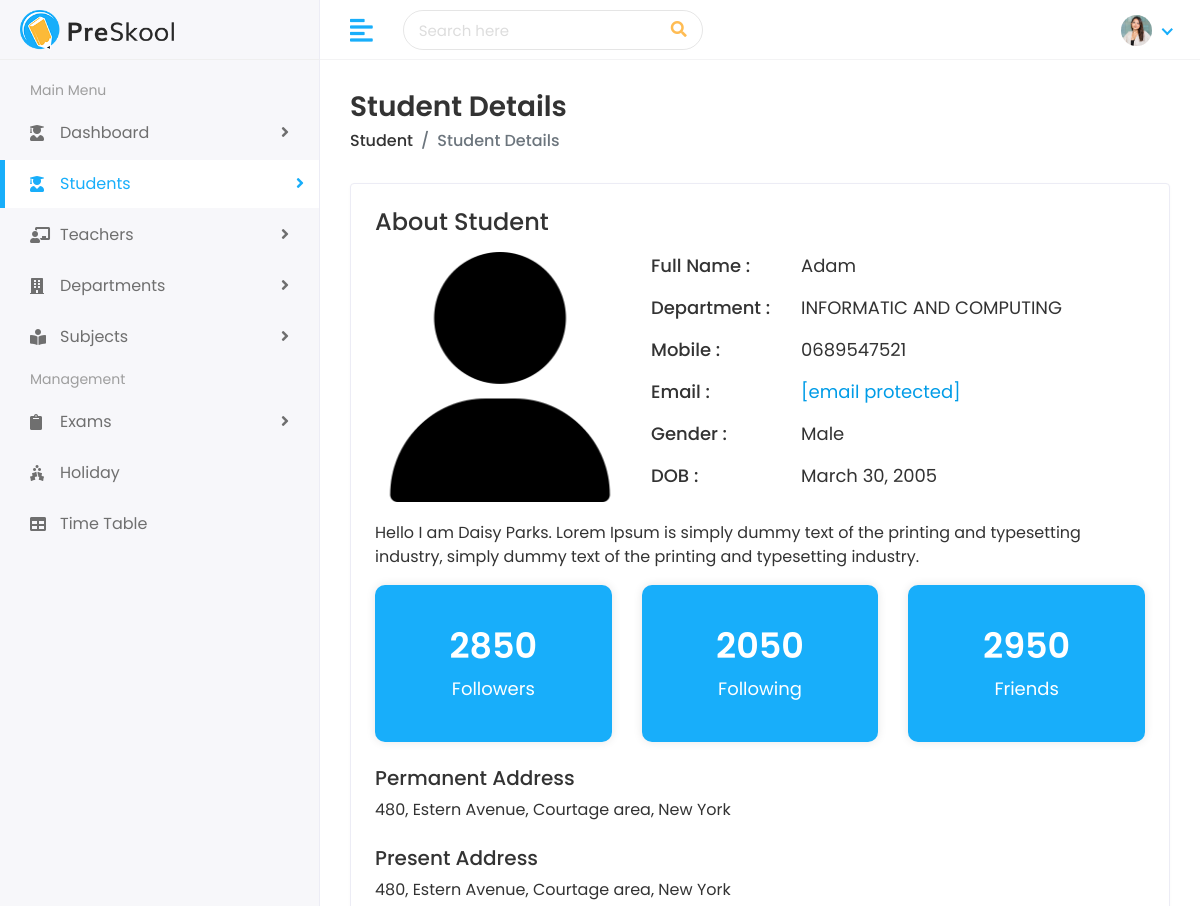
/student/students/3/ (signed in, upper part), run on an earlier commit of the app's database.
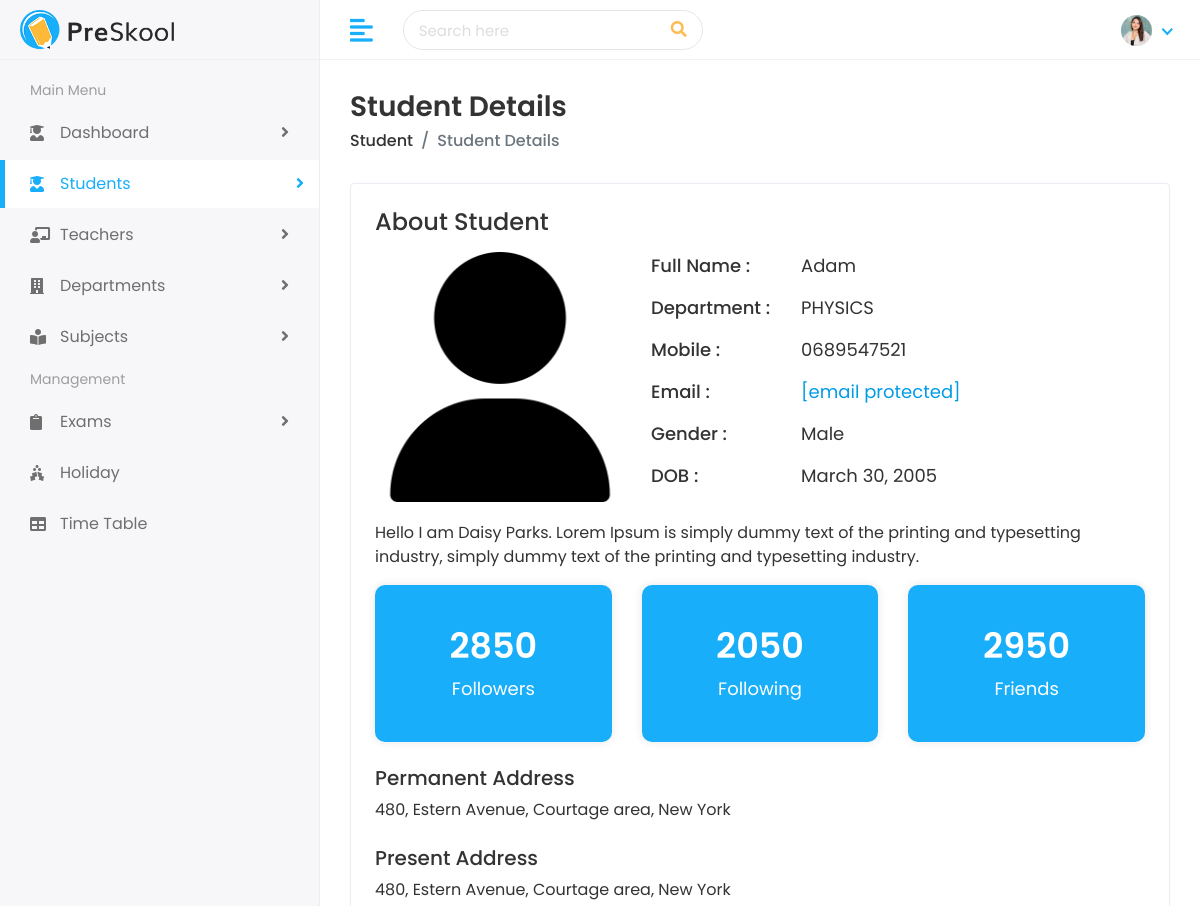
And on a later commit of the database.
### student/models.py (models this page shows, shortened)
class Student(models.Model):
    first_name = models.CharField(max_length=100)
    last_name = models.CharField(max_length=100)
    student_id = models.CharField(max_length=20, unique=True)
    gender = models.CharField(max_length=10, choices=[('Male','Male'), ('Female','Female')])
    date_of_birth = models.DateField()
    student_class = models.CharField(max_length=50)
    joining_date = models.DateField()
    mobile_number = models.CharField(max_length=15)
    admission_number = models.CharField(max_length=20)
    section = models.CharField(max_length=10)
    student_image = models.ImageField(upload_to='students/', blank=True)
    parent = models.OneToOneField(Parent, on_delete=models.CASCADE)
    departement = models.ForeignKey(
        Departement,
        on_delete=models.SET_NULL,
        null=True,
        blank=True,
        related_name='students'
    )

### departement/models.py (models this page shows, shortened)
class Departement(models.Model):
    name = models.CharField(max_length=150, unique=True)
    code = models.CharField(max_length=10, unique=True)
    description = models.TextField(blank=True, null=True)
    created_at = models.DateField(auto_now_add=True)

### student/views.py (the view)
# urls.py: path('students/<str:student_id>/', views.view_student, name='view_student'),
@login_required
def view_student(request, student_id):
    student = Student.objects.get(id=student_id)
    return render(request, 'students/student-details.html', {'student': student})

### templates/students/student-details.html (shortened to what this page needs)
{% extends 'Home/base.html' %}
{% load static %}
{% block body %}
<div class="page-wrapper">
<div class="content container-fluid">
<div class="page-header">
<div class="row">
<div class="col-sm-12">
<h3 class="page-title">Student Details</h3>
<ul class="breadcrumb">
<li class="breadcrumb-item"><a href="/student">Student</a></li>
<li class="breadcrumb-item active">Student Details</li>
</ul>
</div>
</div>
</div>
<div class="card">
<div class="card-body">
<div class="row">
<div class="col-md-12">
<div class="about-info">
{% if request.user.is_admin or request.user.is_teacher %}
<h4>About Student</h4>
{% endif %}
<div class="media mt-3">
<img src="{% if student.student_image %}{{ student.student_image.url }}{% else %}{%static 'assets/img/profiles/user.png'%}{% endif %}" class="mr-3" alt="Student Image">
<div class="media-body">
<ul>
<li>
<span class="title-span">Full Name : </span>
<span class="info-span">{{ student.first_name}}</span>
</li>
<li>
<span class="title-span">Department : </span>
<span class="info-span">{{student.departement.name}}</span>
</li>
<li>
<span class="title-span">Mobile : </span>
<span class="info-span">{{student.mobile_number}}</span>
</li>
<li>
<span class="title-span">Email : </span>
<span class="info-span"><a href="{{student.parent.father_email}}" class="__cf_email__" data-cfemail="7216131b010b32151f131b1e5c111d1f">[email&#160;protected]</a></span>
</li>
<li>
<span class="title-span">Gender : </span>
<span class="info-span">{{student.gender}}</span>
</li>
<li>
<span class="title-span">DOB : </span>
<span class="info-span">{{student.date_of_birth}}</span>
</li>
</ul>
</div>
</div>
<div class="row mt-3">
<div class="col-md-12">
<p>Hello I am Daisy Parks. Lorem Ipsum is simply dummy text of the printing and typesetting industry, simply dummy text of the printing and typesetting industry.</p>
</div>
</div>
<div class="row follow-sec">
<div class="col-md-4 mb-3">
<div class="blue-box">
<h3>2850</h3>
<p>Followers</p>
</div>
</div>
<div class="col-md-4 mb-3">
<div class="blue-box">
<h3>2050</h3>
<p>Following</p>
</div>
</div>
<div class="col-md-4 mb-3">
<div class="blue-box">
<h3>2950</h3>
<p>Friends</p>
</div>
</div>
</div>
<div class="row mt-2">
<div class="col-md-12">
<h5>Permanent Address</h5>
<p>480, Estern Avenue, Courtage area, New York</p>
</div>
</div>
<div class="row mt-2">
<div class="col-md-12">
<h5>Present Address</h5>
<p>480, Estern Avenue, Courtage area, New York</p>
</div>
</div>
</div>
</div>
</div>
</div>
</div>
</div>
</div>
</div>
</body>
</html>
{% endblock %}

What changed in the data, as far as the page shows it:
changed Student "Adam": departement.name "INFORMATIC AND COMPUTING" → "PHYSICS"
